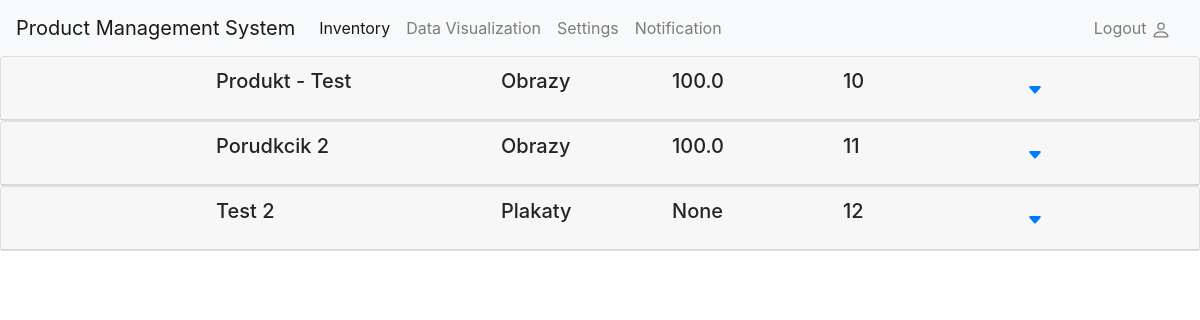
The app's page / (signed in), older data.
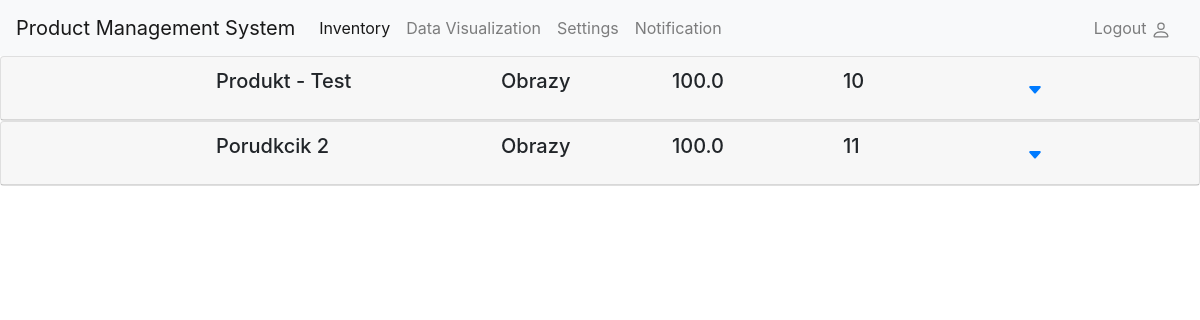
The same page, newer data.
### inventory/models.py (models this page shows, shortened)
class Product(models.Model):
    name = models.CharField(max_length=50)
    category = models.ManyToManyField(Category)
    stock = models.IntegerField()
    created_at = models.DateTimeField(auto_now_add=True)
    last_modified_at = models.DateTimeField(auto_now=True)
    image = models.ImageField(upload_to='product_images/', blank=True, null=True)
    sku = models.CharField(max_length=50, blank=True, null=True)
    barcode = models.IntegerField(blank=True, null=True)
    brand = models.CharField(max_length=50, blank=True, null=True)
    tags = models.ManyToManyField(Tag, blank=True, null=True)
    exp_date= models.DateField(auto_now=False, blank=True, null=True)
    selling_price = models.FloatField(blank=True, null=True)
    manufacturing_price = models.FloatField(blank=True, null=True)

class Category(models.Model):
    name = models.CharField(max_length=30)
    usage_count = models.PositiveIntegerField(default=0)
    def __str__(self):
        return self.name

### inventory/views.py (the view)
# urls.py: path("", views.home_page, name="home"),
@login_required(login_url="login")
def home_page(request):
    products = Product.objects.all()
    contex={"products":products}
    return render(request, "inventory/list.html", contex)

### inventory/templates/inventory/list.html (shortened to what this page needs)
{% extends "inventory/base.html" %}
{% block content %}
    <div id="accordion">
        {% for product in products%}
            <div class="card">
                <div class="card-header" id="heading{{ product.id }}">
                <h5 class="mb-0">
                    <div class="container">
                        <div class="row">
                          <div class="col">
                          </div>
                          <div class="col-3">
                             {{product.name}}
                          </div>
                          <div class="col">
                            {% for cat in product.category.all %}{{ cat }}{% endfor %}
                          </div>
                          <div class="col">
                            {{ product.selling_price }}
                          </div>
                          <div class="col">
                            {{ product.stock }}
                          </div>
                          <div class="col">
                            <button class="btn btn-link" data-toggle="collapse" data-target="#collapse{{ product.id }}" aria-expanded="true" aria-controls="collapse{{ product.id }}">
                                <svg xmlns="http://www.w3.org/2000/svg" width="16" height="16" fill="currentColor" class="bi bi-caret-down-fill" viewBox="0 0 16 16">
                                    <path d="M7.247 11.14 2.451 5.658C1.885 5.013 2.345 4 3.204 4h9.592a1 1 0 0 1 .753 1.659l-4.796 5.48a1 1 0 0 1-1.506 0z"/>
                                  </svg>
                            </button>
                          </div>
                        </div>
                      </div>
                </h5>
                </div>
            </div>
        {% endfor %}
      </div>
{% endblock content %}

### inventory/templates/inventory/base.html (shortened to what this page needs)
<!DOCTYPE html>
<html lang="en">
<head>
    <link href="https://maxcdn.bootstrapcdn.com/bootstrap/4.5.2/css/bootstrap.min.css" rel="stylesheet">
</head>
<body>
    {% include "inventory/navbar.html" %}
    {% block content %}
    {% endblock %}
</body>
</html>

### inventory/templates/inventory/navbar.html (shortened to what this page needs)
<nav class="navbar navbar-expand-lg navbar-light bg-light">
    <a class="navbar-brand" href="{% url 'home' %}">Product Management System</a>
    <div class="collapse navbar-collapse justify-content-between" id="navbarSupportedContent">
        <ul class="navbar-nav">
            <li class="nav-item active">
                <a class="nav-link" href="{% url 'home' %}">Inventory <span class="sr-only">(current)</span></a>
            </li>
            <li class="nav-item">
                <a class="nav-link" href="#">Data Visualization</a>
            </li>
            <li class="nav-item">
                <a class="nav-link" href="#">Settings</a>
            </li>
            <li class="nav-item">
                <a class="nav-link" href="#">Notification</a>
            </li>
        </ul>
        <ul class="navbar-nav">
        <li class="nav-item">
            {% if user.is_authenticated %}
                <a class="nav-link" href="{% url 'logout' %}">Logout
            {% else %}
                <a class="nav-link" href="{% url 'login' %}">Login
            {% endif %}
            </a>
        </li>
        </ul>
    </div>
    </nav>

Row changes from the older to the newer data that the page shows:
removed Product: name "Test 2", selling_price "None", stock "12"
no longer on this page (row unchanged): Category: name "Plakaty", shown under "Test 2"
